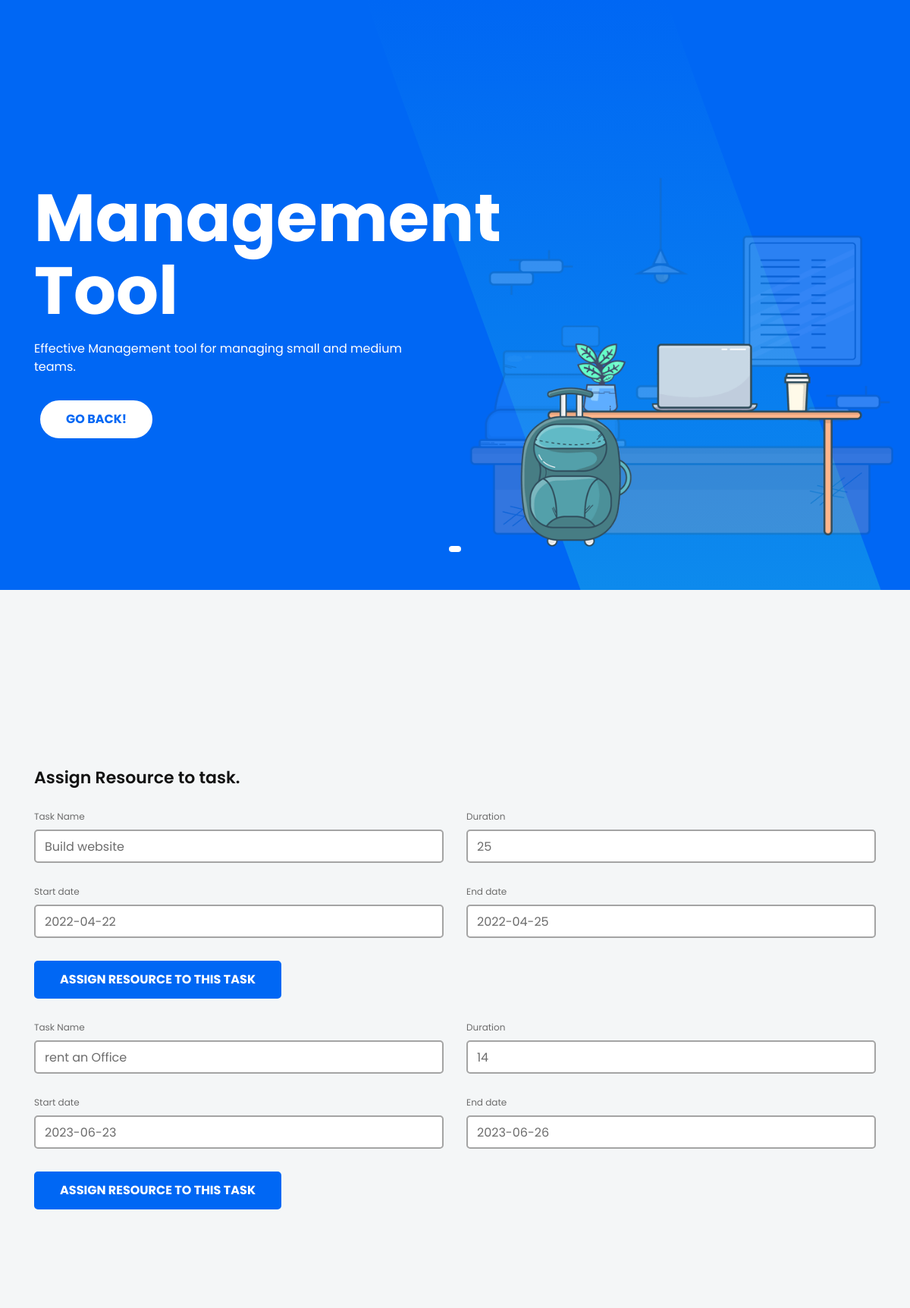
The page /assign.php on the database its author committed.
### tables this page shows
CREATE TABLE `tasks` (
  `id` int(11) NOT NULL,
  `taskName` varchar(255) NOT NULL,
  `duration` int(11) NOT NULL,
  `startDate` date NOT NULL,
  `endDate` date NOT NULL
);

### assign.php (the view, shortened to what this page needs)
<?php
require('database.php');
$arr=[];
$data = $db->query("select * from tasks ");
  $orders = $data->fetch_all();
  foreach ($orders as $order ) {
    array_push($arr,$order);
  }
        $taskId = $_POST['taskId']; ?>
<!doctype html>
<html class="no-js" lang="en">
<head>
    <link rel="stylesheet" href="assets/css/magnific-popup.css">
    <link rel="stylesheet" href="assets/css/slick.css">
    <link rel="stylesheet" href="assets/css/LineIcons.css">
    <link rel="stylesheet" href="assets/css/bootstrap.min.css">
    <link rel="stylesheet" href="assets/css/default.css">
    <link rel="stylesheet" href="assets/css/style.css">
</head>
<body>
    <section class="navbar-area">
    </section>
    <section id="home" class="slider_area">
        <div id="carouselThree" class="carousel slide" data-ride="carousel">
            <ol class="carousel-indicators">
                <li data-target="#carouselThree" data-slide-to="0" class="active"></li>
            </ol>
            <div class="carousel-inner">
                <div class="carousel-item active">
                    <div class="container">
                        <div class="row">
                            <div class="col-lg-6">
                                <div class="slider-content">
                                    <h1 class="title"> Management Tool</h1>
                                    <p class="text">Effective Management tool for managing small and medium teams.</p>
                                    <ul class="slider-btn rounded-buttons">
                                        <li><a class="main-btn rounded-one" href="index.php">GO BACK!</a></li>
                                    </ul>
                                </div>
                            </div>
                        </div>
                    </div>
                    <div class="slider-image-box d-none d-lg-flex align-items-end">
                        <div class="slider-image">
                            <img src="assets/images/slider/3.png" alt="Hero">
                        </div>
                    </div>
                </div>
            </div>
        </div>
    </section>
    <section id="contact" class="contact-area">
        <div class="container">
            <div class="row">
                <div class="col-lg-12">
                    <div class="contact-wrapper form-style-two pt-115">
                        <h4></i> Assign <span> Resource to task.</span></h4>
                        <?php
                          foreach ($arr as $row ) { ?>
                               <form id="contact-form" action="assign.php" method="post">
                            <div class="row">
                                <div class="col-md-6">
                                    <div class="form-input mt-25">
                                        <label>Task Name</label>
                                        <div class="input-items default">
                                            <input readonly  type="text" value="<?php echo $row[1] ?>">
                                        </div>
                                    </div>
                                </div>
                               <div class="col-md-6">
                                    <div class="form-input mt-25">
                                        <label>Duration</label>
                                        <div class="input-items default">
                                            <input readonly  type="text" value="<?php echo $row[2] ?>">
                                        </div>
                                    </div>
                                </div>
                                        <div class="col-md-6">
                                    <div class="form-input mt-25">
                                        <label>Start date</label>
                                        <div class="input-items default">
                                            <input readonly  type="text" value="<?php echo $row[3] ?>">
                                        </div>
                                    </div>
                                </div>
                                            <div class="col-md-6">
                                    <div class="form-input mt-25">
                                        <label>End date</label>
                                        <div class="input-items default">
                                            <input readonly  type="text" value="<?php echo $row[4] ?>">
                                        </div>
                                    </div>
                                </div>
                                <div class="col-md-12">
                                    <div class="form-input light-rounded-buttons mt-30">
                                        <button id="add" class="main-btn light-rounded-two">Assign resource to this task</button>
                                    </div>
                                </div>
                            </div>
                        </form>
                           <?php  } ?>
                    </div>
                </div>
            </div>
        </div>
    </section>
</body>
</html>

### assets/css/default.css (style rules this page uses)
.mt-25 { margin-top: 25px; }
.mt-30 { margin-top: 30px; }
.pt-115 { padding-top: 115px; }

### rows shown on the page
tasks: taskName "Build website", duration "25", startDate "2022-04-22", endDate "2022-04-25"
tasks: taskName "rent an Office", duration "14", startDate "2023-06-23", endDate "2023-06-26"
